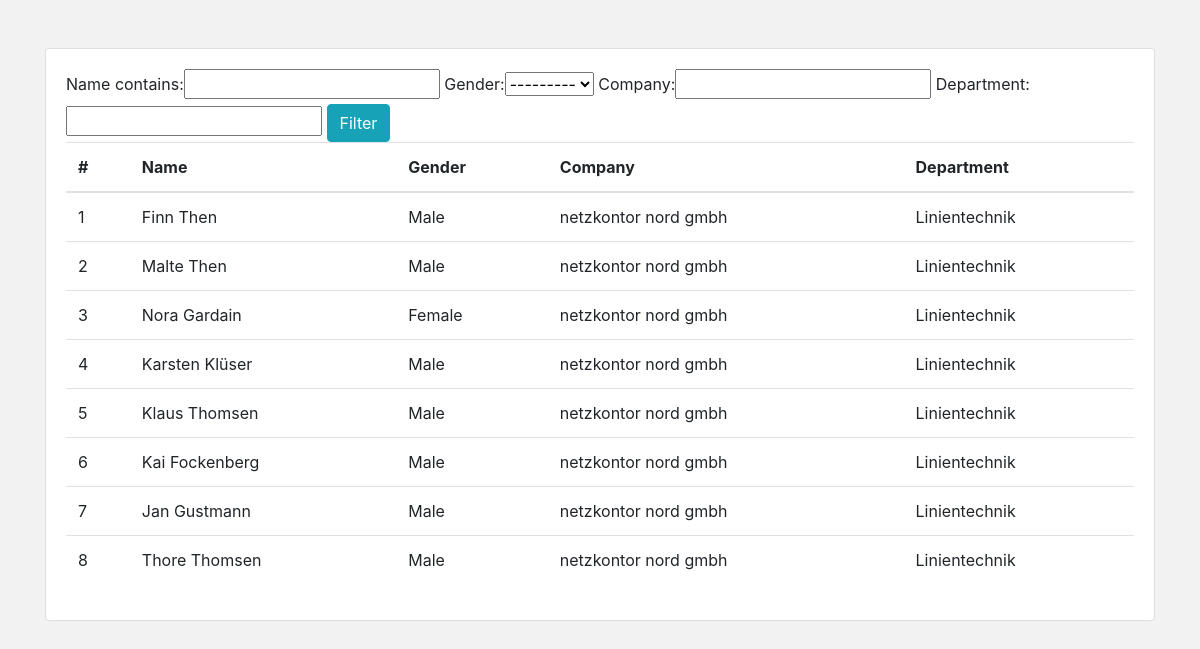
Page /table-filter/ on the committed database.
### app_test_general/models.py (models this page shows, shortened)
class table_filter_model(models.Model):
    name = models.CharField(max_length=50, null=False, blank=False)
    gender = models.CharField(max_length=50, null=False, blank=False, choices=genders)
    company = models.CharField(max_length=50, null=False, blank=False)
    department = models.CharField(max_length=50, null=False, blank=False)
    date_time_created = models.DateTimeField(auto_now_add=True)

### app_test_general/views.py (the view)
# urls.py: path('table-filter/', views.table_filter, name="TableFilter"),
def table_filter(request):
    coworker_db = table_filter_model.objects.all()
    f = CoworkerFilter(request.GET, queryset=coworker_db)
    coworker_db = f.qs
    context = {'coworker_db': coworker_db, 'filter': f}
    return render(request, 'app_test_general/table_filter.html', context)

### app_test_general/templates/app_test_general/table_filter.html (shortened to what this page needs)
<!DOCTYPE html>
<html>
<head>
    <link rel="stylesheet" href="https://stackpath.bootstrapcdn.com/bootstrap/4.5.2/css/bootstrap.min.css">
</head>
<body>
    <div class="container mt-5">
        <div class="card">
            <div class="card-body">
                <form method="get">
                    {{ filter.form }}
                    <button class="btn btn-info" type="submit">Filter</button>
                </form>
                <table class="table table-hover">
                    <thead>
                        <tr>
                            <th scope="col">#</th>
                            <th scope="col">Name</th>
                            <th scope="col">Gender</th>
                            <th scope="col">Company</th>
                            <th scope="col">Department</th>
                        </tr>
                    </thead>
                    <tbody>
                        {% for item in coworker_db %}
                            <tr>
                                <td>{{ item.id }}</td>
                                <td>{{ item.name }}</td>
                                <td>{{ item.gender }}</td>
                                <td>{{ item.company }}</td>
                                <td>{{ item.department }}</td>
                            </tr>
                        {% endfor %}
                    </tbody>
                </table>
            </div>
        </div>
    </div>
</body>
</html>

### app_test_general/templates/app_test_general/table_filter.html (style rules this page uses)
body { background-color: #f2f2f2; margin: 0; padding: 0; }

### rows in the picture
table_filter_model: id "1", name "Finn Then", gender "Male", company "netzkontor nord gmbh", department "Linientechnik"
table_filter_model: id "2", name "Malte Then", gender "Male", company "netzkontor nord gmbh", department "Linientechnik"
table_filter_model: id "3", name "Nora Gardain", gender "Female", company "netzkontor nord gmbh", department "Linientechnik"
table_filter_model: id "4", name "Karsten Klüser", gender "Male", company "netzkontor nord gmbh", department "Linientechnik"
table_filter_model: id "5", name "Klaus Thomsen", gender "Male", company "netzkontor nord gmbh", department "Linientechnik"
table_filter_model: id "6", name "Kai Fockenberg", gender "Male", company "netzkontor nord gmbh", department "Linientechnik"
table_filter_model: id "7", name "Jan Gustmann", gender "Male", company "netzkontor nord gmbh", department "Linientechnik"
table_filter_model: id "8", name "Thore Thomsen", gender "Male", company "netzkontor nord gmbh", department "Linientechnik"
